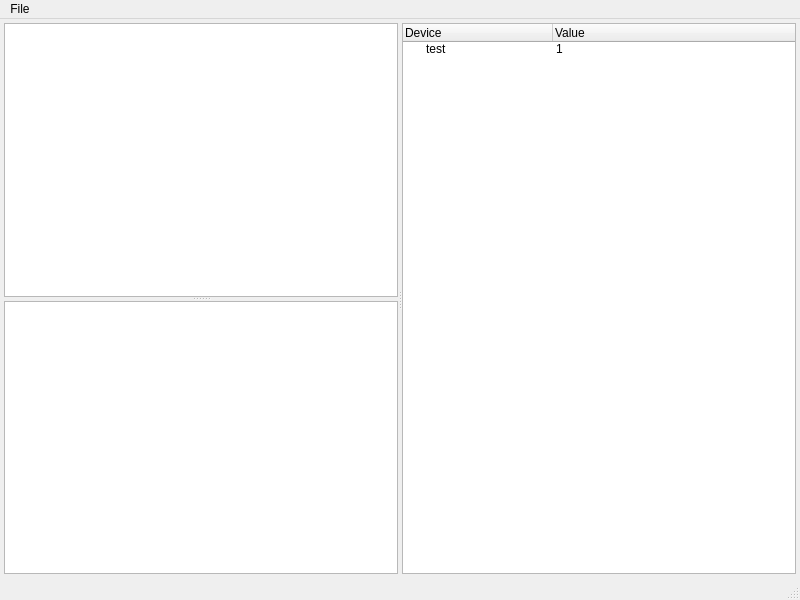
<?xml version="1.0" encoding="UTF-8"?>
<ui version="4.0">
 <class>MainWindow</class>
 <widget class="QMainWindow" name="MainWindow">
  <property name="geometry">
   <rect>
    <x>0</x>
    <y>0</y>
    <width>800</width>
    <height>600</height>
   </rect>
  </property>
  <property name="windowTitle">
   <string>Eirbot IHM</string>
  </property>
  <widget class="QWidget" name="main_widget">
   <layout class="QHBoxLayout" name="horizontalLayout">
    <property name="spacing">
     <number>2</number>
    </property>
    <property name="leftMargin">
     <number>4</number>
    </property>
    <property name="topMargin">
     <number>4</number>
    </property>
    <property name="rightMargin">
     <number>4</number>
    </property>
    <property name="bottomMargin">
     <number>4</number>
    </property>
    <item>
     <widget class="QSplitter" name="splitter">
      <property name="orientation">
       <enum>Qt::Horizontal</enum>
      </property>
      <widget class="QWidget" name="left_pannel" native="true">
       <layout class="QVBoxLayout" name="left_layout">
        <property name="leftMargin">
         <number>0</number>
        </property>
        <property name="topMargin">
         <number>0</number>
        </property>
        <property name="rightMargin">
         <number>0</number>
        </property>
        <property name="bottomMargin">
         <number>0</number>
        </property>
        <item>
         <widget class="QSplitter" name="splitter_2">
          <property name="orientation">
           <enum>Qt::Vertical</enum>
          </property>
          <widget class="QGraphicsView" name="screen"/>
          <widget class="QTextEdit" name="console">
           <property name="sizePolicy">
            <sizepolicy hsizetype="Expanding" vsizetype="Minimum">
             <horstretch>0</horstretch>
             <verstretch>0</verstretch>
            </sizepolicy>
           </property>
          </widget>
         </widget>
        </item>
       </layout>
      </widget>
      <widget class="QTreeWidget" name="system_view">
       <property name="sizePolicy">
        <sizepolicy hsizetype="Minimum" vsizetype="Expanding">
         <horstretch>0</horstretch>
         <verstretch>0</verstretch>
        </sizepolicy>
       </property>
       <property name="selectionMode">
        <enum>QAbstractItemView::SingleSelection</enum>
       </property>
       <property name="textElideMode">
        <enum>Qt::ElideRight</enum>
       </property>
       <property name="autoExpandDelay">
        <number>-1</number>
       </property>
       <property name="indentation">
        <number>20</number>
       </property>
       <property name="uniformRowHeights">
        <bool>false</bool>
       </property>
       <property name="sortingEnabled">
        <bool>false</bool>
       </property>
       <property name="animated">
        <bool>false</bool>
       </property>
       <property name="allColumnsShowFocus">
        <bool>false</bool>
       </property>
       <property name="wordWrap">
        <bool>true</bool>
       </property>
       <property name="headerHidden">
        <bool>false</bool>
       </property>
       <property name="expandsOnDoubleClick">
        <bool>true</bool>
       </property>
       <property name="columnCount">
        <number>2</number>
       </property>
       <attribute name="headerCascadingSectionResizes">
        <bool>false</bool>
       </attribute>
       <attribute name="headerDefaultSectionSize">
        <number>150</number>
       </attribute>
       <attribute name="headerHighlightSections">
        <bool>true</bool>
       </attribute>
       <attribute name="headerMinimumSectionSize">
        <number>50</number>
       </attribute>
       <attribute name="headerShowSortIndicator" stdset="0">
        <bool>false</bool>
       </attribute>
       <attribute name="headerStretchLastSection">
        <bool>true</bool>
       </attribute>
       <column>
        <property name="text">
         <string>Device</string>
        </property>
       </column>
       <column>
        <property name="text">
         <string>Value</string>
        </property>
       </column>
       <item>
        <property name="text">
         <string>test</string>
        </property>
        <property name="text">
         <string>1</string>
        </property>
       </item>
      </widget>
     </widget>
    </item>
   </layout>
  </widget>
  <widget class="QMenuBar" name="menu">
   <property name="geometry">
    <rect>
     <x>0</x>
     <y>0</y>
     <width>800</width>
     <height>25</height>
    </rect>
   </property>
   <widget class="QMenu" name="file_menu">
    <property name="title">
     <string>File</string>
    </property>
    <addaction name="connect_action"/>
   </widget>
   <addaction name="file_menu"/>
  </widget>
  <widget class="QStatusBar" name="status_bar"/>
  <action name="connect_action">
   <property name="text">
    <string>Connect</string>
   </property>
  </action>
 </widget>
 <resources/>
 <connections/>
</ui>
